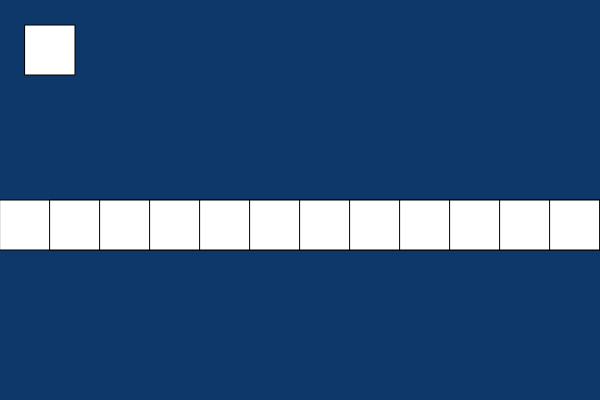
Frame 1 (no input)
Frame 60 (no input): identical to frame 1, image omitted
Frame 120 (the mouse pressed at the canvas centre since frame 60): identical to frame 1, image omitted

The p5.js sketch that drew this single still picture (run headless with seeded random() and noise() and a simulated clock; from frame 60 on, the mouse is pressed at the canvas centre):

// p5.js sketch
// ── sketch.js
/*
Uses while() and for loop() to draw rectangles to the canvas on the y axis.
Created by Dawn C. Hayes March 2017. 
*/


function setup() {
	createCanvas(600, 400);
}
var value = 0;
function draw() {
	background(14, 56, 105);

	var value = 0;
	while (value <= width) {
		stroke(0);
		fill(255);
		rect(value, 200, 100, 50);
		value = value + 50;
	}


  fill(value);
  rect(25, 25, 50, 50);

function mouseClicked() {
  if (value == 0) {
    value = 255;
  } else {
    value = 0;
  }
}



// 	for (y = 0; y <= height; y += 50) {
// 		stroke(255);
// 		fill(0);
// 		rect(300, y, 50, 50);
// 	}
}
